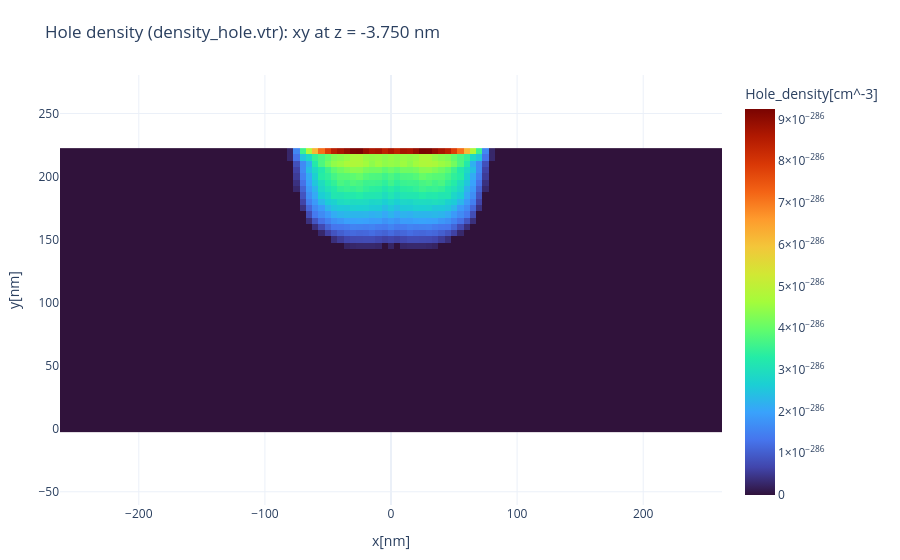
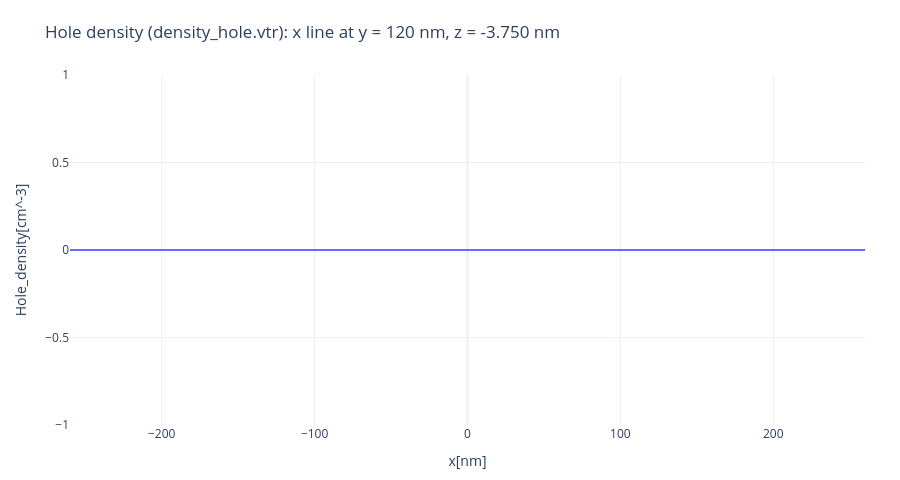
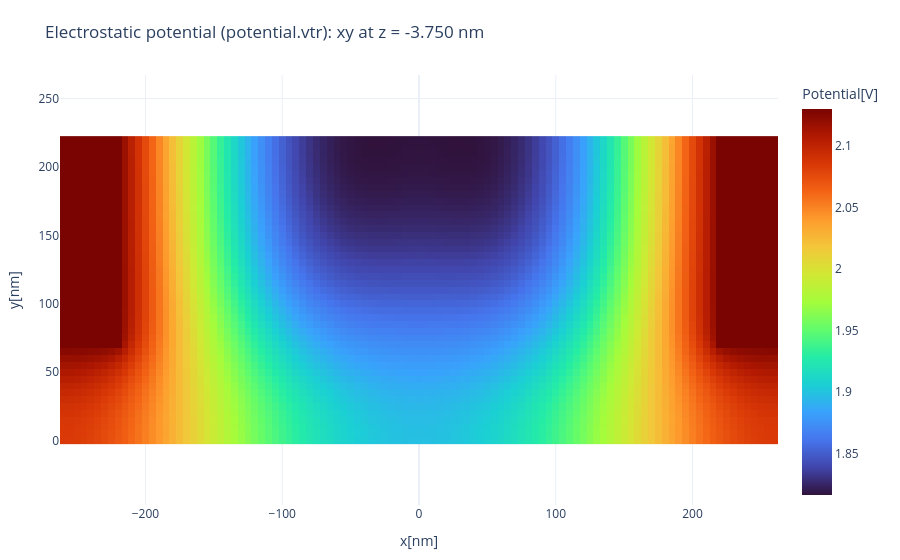
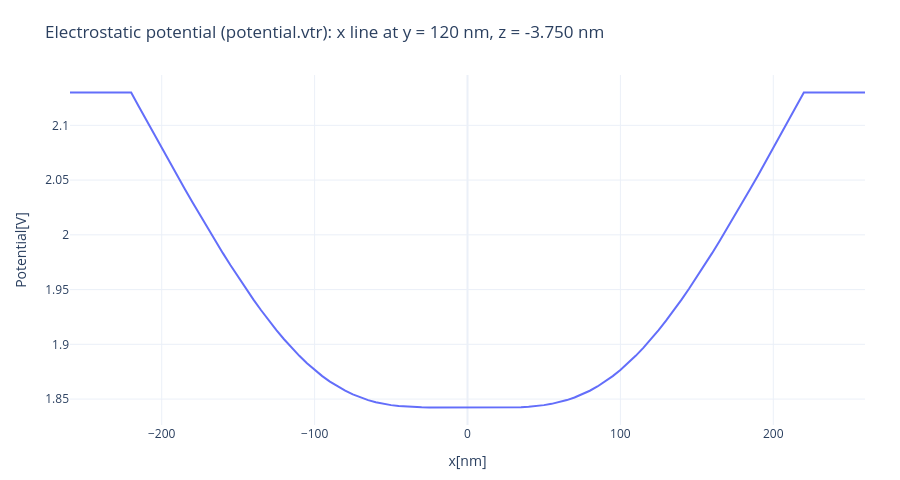

The cell these charts' notebook holds for them, in order:
### Markdown cell above
### 6.2 Separate raw plane and line plots

The classical and quantum density planes share one linear color range so their spatial patterns can be compared directly. The shifted probability fields include their state-energy offsets and are plotted exactly as written by nextnano.

### Code cell
vtr_cut_results = {
    output["label"]: extract_vtr_cuts(
        output["path"],
        variable=output["variable"],
        plane_axis=CUT_PLANE_AXIS,
        plane_value_nm=CUT_PLANE_VALUE_NM,
        line_axis=CUT_LINE_AXIS,
        line_fixed_coords_nm=CUT_LINE_FIXED_COORDS_NM,
    )
    for output in VTR_OUTPUTS
}

density_outputs = [
    output for output in VTR_OUTPUTS
    if output["shared_scale_group"] == "density"
]
SHARED_DENSITY_COLOR_RANGE = (
    0.0,
    max(
        float(np.nanmax(plane_values_yx(vtr_cut_results[output["label"]]["plane"])))
        for output in density_outputs
    ),
)
print("Shared raw density color range:", SHARED_DENSITY_COLOR_RANGE)

cut_consistency_rows = []
for output in VTR_OUTPUTS:
    cuts = vtr_cut_results[output["label"]]
    plane = cuts["plane"]
    line = cuts["line"]
    plane_yx = plane_values_yx(plane)
    line_y_coordinate = line["chosen_coords"].get("y")
    plane_y_index = int(np.argmin(np.abs(np.asarray(plane["y"]) - line_y_coordinate)))
    line_matches_plane = np.array_equal(
        plane_yx[plane_y_index, :],
        np.asarray(line["values"]),
    )
    cut_consistency_rows.append(
        {
            "output": output["label"],
            "actual_plane_z_nm": plane["slice_coordinate"],
            "line_y_nm": line_y_coordinate,
            "line_z_nm": line["chosen_coords"].get("z"),
            "line_matches_plane_row_exactly": line_matches_plane,
            "finite_plane_values": bool(np.isfinite(plane_yx).all()),
        }
    )

    color_range = (
        SHARED_DENSITY_COLOR_RANGE
        if output["shared_scale_group"] == "density"
        else None
    )
    display(
        plot_vtr_plane(
            cuts,
            title=f"{output['label']}: xy at z = -3.750 nm",
            color_range=color_range,
        )
    )
    display(
        plot_vtr_line(
            cuts,
            title=f"{output['label']}: x line at y = 120 nm, z = -3.750 nm",
        )
    )

cut_consistency = pd.DataFrame(cut_consistency_rows)
display(cut_consistency)
assert cut_consistency["line_matches_plane_row_exactly"].all()
assert cut_consistency["finite_plane_values"].all()

### Figure 1 — Plotly figure (JSON) as saved in the notebook; plotly's stock layout.template omitted (floating-point values rounded to 4 significant figures; data arrays with more than 128 entries replaced by an {"elided": "..."} marker saying what was removed)
{"data": [{"colorbar": {"title": {"text": "Hole_density[cm^-3]"}}, "colorscale": [[0, "#30123b"], [0.07143, "#4145ab"], [0.1429, "#4675ed"], [0.2143, "#39a2fc"], [0.2857, "#1bcfd4"], [0.3571, "#24eca6"], [0.4286, "#61fc6c"], [0.5, "#a4fc3b"], [0.5714, "#d1e834"], [0.6429, "#f3c63a"], [0.7143, "#fe9b2d"], [0.7857, "#f36315"], [0.8571, "#d93806"], [0.9286, "#b11901"], [1, "#7a0402"]], "connectgaps": false, "hoverongaps": false, "type": "heatmap", "x": [-260.0, -255.0, -250.0, -245.0, -240.0, -235.0, -230.0, -225.0, -220.0, -215.0, -210.0, -205.0, -200.0, -195.0, -190.0, -185.0, -180.0, -175.0, -170.0, -165.0, -160.0, -155.0, -150.0, -145.0, -140.0, -135.0, -130.0, -125.0, -120.0, -115.0, -110.0, -105.0, -100.0, -95.0, -90.0, -85.0, -80.0, -75.0, -70.0, -65.0, -60.0, -55.0, -50.0, -45.0, -40.0, -35.0, -30.0, -25.0, -20.0, -15.0, -10.0, -5.0, 0.0, 5.0, 10.0, 15.0, 20.0, 25.0, 30.0, 35.0, 40.0, 45.0, 50.0, 55.0, 60.0, 65.0, 70.0, 75.0, 80.0, 85.0, 90.0, 95.0, 100.0, 105.0, 110.0, 115.0, 120.0, 125.0, 130.0, 135.0, 140.0, 145.0, 150.0, 155.0, 160.0, 165.0, 170.0, 175.0, 180.0, 185.0, 190.0, 195.0, 200.0, 205.0, 210.0, 215.0, 220.0, 225.0, 230.0, 235.0, 240.0, 245.0, 250.0, 255.0, 260.0], "y": [0.0, 5.0, 10.0, 15.0, 20.0, 25.0, 30.0, 35.0, 40.0, 45.0, 50.0, 55.0, 60.0, 65.0, 70.0, 75.0, 80.0, 85.0, 90.0, 95.0, 100.0, 105.0, 110.0, 115.0, 120.0, 125.0, 130.0, 135.0, 140.0, 145.0, 150.0, 155.0, 160.0, 165.0, 170.0, 175.0, 180.0, 185.0, 190.0, 195.0, 200.0, 205.0, 210.0, 215.0, 220.0], "z": {"elided": "45x105 float values"}, "zmax": 9.248e-286, "zmin": 0, "zsmooth": false}], "layout": {"height": 560, "margin": {"b": 55, "l": 60, "r": 50, "t": 75}, "meta": {"actual_plane_nm": -3.75, "linear_scale": true, "requested_plane_nm": -3.75}, "title": {"text": "Hole density (density_hole.vtr): xy at z = -3.750 nm"}, "xaxis": {"title": {"text": "x[nm]"}}, "yaxis": {"scaleanchor": "x", "scaleratio": 1, "title": {"text": "y[nm]"}}}}

### Figure 2 — Plotly figure (JSON) as saved in the notebook; plotly's stock layout.template omitted (floating-point values rounded to 4 significant figures)
{"data": [{"mode": "lines", "name": "Hole_density", "type": "scatter", "x": [-260.0, -255.0, -250.0, -245.0, -240.0, -235.0, -230.0, -225.0, -220.0, -215.0, -210.0, -205.0, -200.0, -195.0, -190.0, -185.0, -180.0, -175.0, -170.0, -165.0, -160.0, -155.0, -150.0, -145.0, -140.0, -135.0, -130.0, -125.0, -120.0, -115.0, -110.0, -105.0, -100.0, -95.0, -90.0, -85.0, -80.0, -75.0, -70.0, -65.0, -60.0, -55.0, -50.0, -45.0, -40.0, -35.0, -30.0, -25.0, -20.0, -15.0, -10.0, -5.0, 0.0, 5.0, 10.0, 15.0, 20.0, 25.0, 30.0, 35.0, 40.0, 45.0, 50.0, 55.0, 60.0, 65.0, 70.0, 75.0, 80.0, 85.0, 90.0, 95.0, 100.0, 105.0, 110.0, 115.0, 120.0, 125.0, 130.0, 135.0, 140.0, 145.0, 150.0, 155.0, 160.0, 165.0, 170.0, 175.0, 180.0, 185.0, 190.0, 195.0, 200.0, 205.0, 210.0, 215.0, 220.0, 225.0, 230.0, 235.0, 240.0, 245.0, 250.0, 255.0, 260.0], "y": [0.0, 0.0, 0.0, 0.0, 0.0, 0.0, 0.0, 0.0, 0.0, 0.0, 0.0, 0.0, 0.0, 0.0, 0.0, 0.0, 0.0, 0.0, 0.0, 0.0, 0.0, 0.0, 0.0, 0.0, 0.0, 0.0, 0.0, 0.0, 0.0, 0.0, 0.0, 0.0, 0.0, 0.0, 0.0, 0.0, 0.0, 0.0, 0.0, 0.0, 0.0, 0.0, 0.0, 0.0, 0.0, 0.0, 0.0, 0.0, 0.0, 0.0, 0.0, 0.0, 0.0, 0.0, 0.0, 0.0, 0.0, 0.0, 0.0, 0.0, 0.0, 0.0, 0.0, 0.0, 0.0, 0.0, 0.0, 0.0, 0.0, 0.0, 0.0, 0.0, 0.0, 0.0, 0.0, 0.0, 0.0, 0.0, 0.0, 0.0, 0.0, 0.0, 0.0, 0.0, 0.0, 0.0, 0.0, 0.0, 0.0, 0.0, 0.0, 0.0, 0.0, 0.0, 0.0, 0.0, 0.0, 0.0, 0.0, 0.0, 0.0, 0.0, 0.0, 0.0, 0.0]}], "layout": {"height": 480, "margin": {"b": 55, "l": 70, "r": 35, "t": 75}, "meta": {"chosen_fixed_coordinates_nm": {"y": 120, "z": -3.75}, "linear_scale": true}, "showlegend": false, "title": {"text": "Hole density (density_hole.vtr): x line at y = 120 nm, z = -3.750 nm"}, "xaxis": {"title": {"text": "x[nm]"}}, "yaxis": {"title": {"text": "Hole_density[cm^-3]"}}}}

### Figure 3 — Plotly figure (JSON) as saved in the notebook; plotly's stock layout.template omitted (floating-point values rounded to 4 significant figures; data arrays with more than 128 entries replaced by an {"elided": "..."} marker saying what was removed)
{"data": [{"colorbar": {"title": {"text": "Potential[V]"}}, "colorscale": [[0, "#30123b"], [0.07143, "#4145ab"], [0.1429, "#4675ed"], [0.2143, "#39a2fc"], [0.2857, "#1bcfd4"], [0.3571, "#24eca6"], [0.4286, "#61fc6c"], [0.5, "#a4fc3b"], [0.5714, "#d1e834"], [0.6429, "#f3c63a"], [0.7143, "#fe9b2d"], [0.7857, "#f36315"], [0.8571, "#d93806"], [0.9286, "#b11901"], [1, "#7a0402"]], "connectgaps": false, "hoverongaps": false, "type": "heatmap", "x": [-260.0, -255.0, -250.0, -245.0, -240.0, -235.0, -230.0, -225.0, -220.0, -215.0, -210.0, -205.0, -200.0, -195.0, -190.0, -185.0, -180.0, -175.0, -170.0, -165.0, -160.0, -155.0, -150.0, -145.0, -140.0, -135.0, -130.0, -125.0, -120.0, -115.0, -110.0, -105.0, -100.0, -95.0, -90.0, -85.0, -80.0, -75.0, -70.0, -65.0, -60.0, -55.0, -50.0, -45.0, -40.0, -35.0, -30.0, -25.0, -20.0, -15.0, -10.0, -5.0, 0.0, 5.0, 10.0, 15.0, 20.0, 25.0, 30.0, 35.0, 40.0, 45.0, 50.0, 55.0, 60.0, 65.0, 70.0, 75.0, 80.0, 85.0, 90.0, 95.0, 100.0, 105.0, 110.0, 115.0, 120.0, 125.0, 130.0, 135.0, 140.0, 145.0, 150.0, 155.0, 160.0, 165.0, 170.0, 175.0, 180.0, 185.0, 190.0, 195.0, 200.0, 205.0, 210.0, 215.0, 220.0, 225.0, 230.0, 235.0, 240.0, 245.0, 250.0, 255.0, 260.0], "y": [0.0, 5.0, 10.0, 15.0, 20.0, 25.0, 30.0, 35.0, 40.0, 45.0, 50.0, 55.0, 60.0, 65.0, 70.0, 75.0, 80.0, 85.0, 90.0, 95.0, 100.0, 105.0, 110.0, 115.0, 120.0, 125.0, 130.0, 135.0, 140.0, 145.0, 150.0, 155.0, 160.0, 165.0, 170.0, 175.0, 180.0, 185.0, 190.0, 195.0, 200.0, 205.0, 210.0, 215.0, 220.0], "z": {"elided": "45x105 float values"}, "zsmooth": false}], "layout": {"height": 560, "margin": {"b": 55, "l": 60, "r": 50, "t": 75}, "meta": {"actual_plane_nm": -3.75, "linear_scale": true, "requested_plane_nm": -3.75}, "title": {"text": "Electrostatic potential (potential.vtr): xy at z = -3.750 nm"}, "xaxis": {"title": {"text": "x[nm]"}}, "yaxis": {"scaleanchor": "x", "scaleratio": 1, "title": {"text": "y[nm]"}}}}

### Figure 4 — Plotly figure (JSON) as saved in the notebook; plotly's stock layout.template omitted (floating-point values rounded to 4 significant figures)
{"data": [{"mode": "lines", "name": "Potential", "type": "scatter", "x": [-260.0, -255.0, -250.0, -245.0, -240.0, -235.0, -230.0, -225.0, -220.0, -215.0, -210.0, -205.0, -200.0, -195.0, -190.0, -185.0, -180.0, -175.0, -170.0, -165.0, -160.0, -155.0, -150.0, -145.0, -140.0, -135.0, -130.0, -125.0, -120.0, -115.0, -110.0, -105.0, -100.0, -95.0, -90.0, -85.0, -80.0, -75.0, -70.0, -65.0, -60.0, -55.0, -50.0, -45.0, -40.0, -35.0, -30.0, -25.0, -20.0, -15.0, -10.0, -5.0, 0.0, 5.0, 10.0, 15.0, 20.0, 25.0, 30.0, 35.0, 40.0, 45.0, 50.0, 55.0, 60.0, 65.0, 70.0, 75.0, 80.0, 85.0, 90.0, 95.0, 100.0, 105.0, 110.0, 115.0, 120.0, 125.0, 130.0, 135.0, 140.0, 145.0, 150.0, 155.0, 160.0, 165.0, 170.0, 175.0, 180.0, 185.0, 190.0, 195.0, 200.0, 205.0, 210.0, 215.0, 220.0, 225.0, 230.0, 235.0, 240.0, 245.0, 250.0, 255.0, 260.0], "y": [2.13, 2.13, 2.13, 2.13, 2.13, 2.13, 2.13, 2.13, 2.13, 2.117, 2.105, 2.092, 2.079, 2.067, 2.054, 2.042, 2.03, 2.018, 2.006, 1.995, 1.983, 1.972, 1.961, 1.951, 1.941, 1.931, 1.922, 1.913, 1.905, 1.897, 1.889, 1.883, 1.877, 1.871, 1.866, 1.862, 1.858, 1.854, 1.851, 1.849, 1.847, 1.846, 1.844, 1.844, 1.843, 1.843, 1.842, 1.842, 1.842, 1.842, 1.842, 1.842, 1.842, 1.842, 1.842, 1.842, 1.842, 1.842, 1.842, 1.843, 1.843, 1.844, 1.844, 1.846, 1.847, 1.849, 1.851, 1.854, 1.858, 1.862, 1.866, 1.871, 1.877, 1.883, 1.889, 1.897, 1.905, 1.913, 1.922, 1.931, 1.941, 1.951, 1.961, 1.972, 1.983, 1.995, 2.006, 2.018, 2.03, 2.042, 2.054, 2.067, 2.079, 2.092, 2.105, 2.117, 2.13, 2.13, 2.13, 2.13, 2.13, 2.13, 2.13, 2.13, 2.13]}], "layout": {"height": 480, "margin": {"b": 55, "l": 70, "r": 35, "t": 75}, "meta": {"chosen_fixed_coordinates_nm": {"y": 120, "z": -3.75}, "linear_scale": true}, "showlegend": false, "title": {"text": "Electrostatic potential (potential.vtr): x line at y = 120 nm, z = -3.750 nm"}, "xaxis": {"title": {"text": "x[nm]"}}, "yaxis": {"title": {"text": "Potential[V]"}}}}
